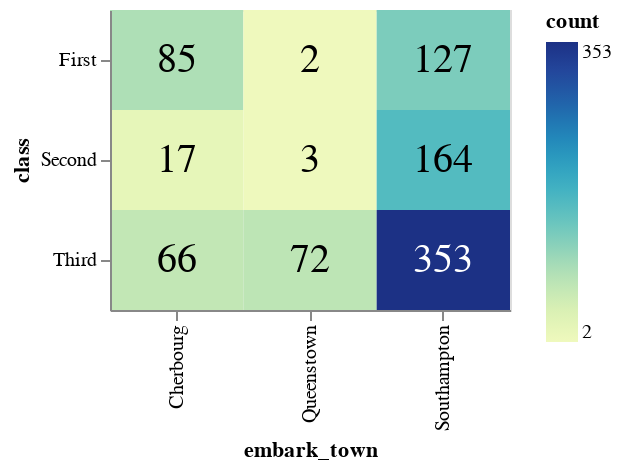

Source (notebook cell):
### Code cell
df_titanic_nom_nom_unstack = df_titanic_nom_nom_pivot.unstack().to_frame('count').reset_index()

heatmap = alt.Chart(df_titanic_nom_nom_unstack).mark_rect().encode(
    x='embark_town:N',
    y='class:N',
    color='count:Q'
)

number = alt.Chart(df_titanic_nom_nom_unstack).mark_text(fontSize=20).encode(
    x='embark_town:N',
    y='class:N',
    text='count:Q',
    color=alt.condition(
        alt.datum.count > 300,
        alt.value('white'),
        alt.value('black')
    )
)
(heatmap+number).properties(
    width=200,
    height=150
)

### Figure 1 — Vega-Lite specification as saved in the notebook (floating-point values rounded to 4 significant figures)
{"config": {"view": {"continuousWidth": 300, "continuousHeight": 300}}, "layer": [{"mark": {"type": "rect"}, "encoding": {"color": {"field": "count", "type": "quantitative"}, "x": {"field": "embark_town", "type": "nominal"}, "y": {"field": "class", "type": "nominal"}}}, {"mark": {"type": "text", "fontSize": 20}, "encoding": {"color": {"condition": {"test": "(datum.count > 300)", "value": "white"}, "value": "black"}, "text": {"field": "count", "type": "quantitative"}, "x": {"field": "embark_town", "type": "nominal"}, "y": {"field": "class", "type": "nominal"}}}], "data": {"name": "data-b818e2ec1a4132b1d81a85e42b3cf75b"}, "height": 150, "width": 200, "$schema": "https://vega.github.io/schema/vega-lite/v5.20.1.json", "datasets": {"data-b818e2ec1a4132b1d81a85e42b3cf75b": [{"embark_town": "Cherbourg", "class": "First", "count": 85.0}, {"embark_town": "Cherbourg", "class": "Second", "count": 17.0}, {"embark_town": "Cherbourg", "class": "Third", "count": 66.0}, {"embark_town": "Queenstown", "class": "First", "count": 2.0}, {"embark_town": "Queenstown", "class": "Second", "count": 3.0}, {"embark_town": "Queenstown", "class": "Third", "count": 72.0}, {"embark_town": "Southampton", "class": "First", "count": 127.0}, {"embark_town": "Southampton", "class": "Second", "count": 164.0}, {"embark_town": "Southampton", "class": "Third", "count": 353.0}]}}
